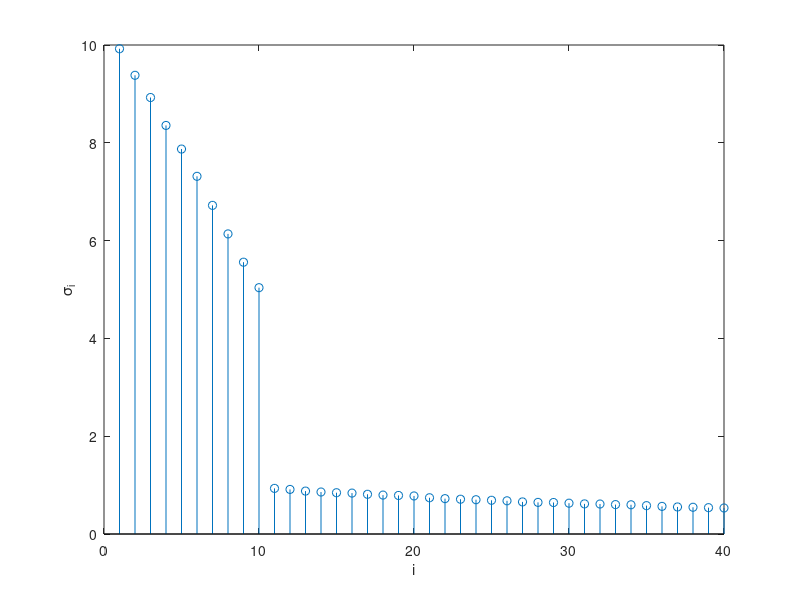

The MATLAB script that drew this image:
%% Chapter 3 - SVD, low-rank approximation, PCA
A = [3 2 2; 2 3 -2];
[U, S, V] = svd(A)                      % sigma = 5, 3
disp(norm(A - U*S*V'))
% relationship with the eigendecompositions of A'A and AA'
disp(sort(eig(A*A'), 'descend')')       % = sigma.^2 = [25 9]
disp(sort(eig(A'*A), 'descend')')       % = [25 9 0]

%% Numerical rank and low-rank approximation (Eckart-Young-Mirsky)
m = 100; rand('seed', 0); randn('seed', 0);
[Q1, ~] = qr(randn(m)); [Q2, ~] = qr(randn(m));
s = [linspace(10, 5, 10), zeros(1, m-10)];
An = Q1*diag(s)*Q2' + 0.05*randn(m);    % rank-10 matrix + noise
sv = svd(An);
stem(sv(1:40)); xlabel('i'); ylabel('\sigma_i');   % evident gap after sigma_10
[U, S, V] = svd(An);
p = 10;
Ap = U(:, 1:p)*S(1:p, 1:p)*V(:, 1:p)';
fprintf('||A-A_p||_2 = %.4f,  sigma_{p+1} = %.4f\n', norm(An-Ap), sv(p+1));
fprintf('||A-A_p||_F = %.4f,  sqrt(sum sigma_i^2, i>p) = %.4f\n', ...
        norm(An-Ap, 'fro'), sqrt(sum(sv(p+1:end).^2)));

%% PCA via SVD of the centred data matrix (rows = observations)
N = 60; th = pi/6; Rr = [cos(th) -sin(th); sin(th) cos(th)];
X  = (randn(N, 2).*[2 0.5])*Rr' + [3 2];
mu = mean(X, 1);
Xc = X - mu;                            % centring is essential
[~, Sx, Vx] = svd(Xc, 'econ');
lambda    = diag(Sx).^2/(N-1);          % variances along the principal directions
explained = lambda/sum(lambda)          % fraction of explained variance
scores    = Xc*Vx;                      % principal components (coordinates)
X1 = mu + scores(:, 1)*Vx(:, 1)';       % rank-1 reconstruction
